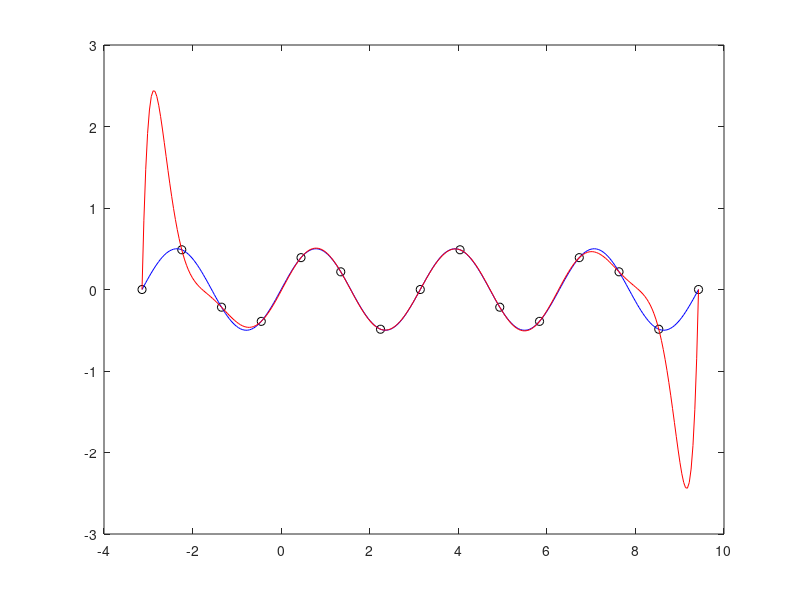
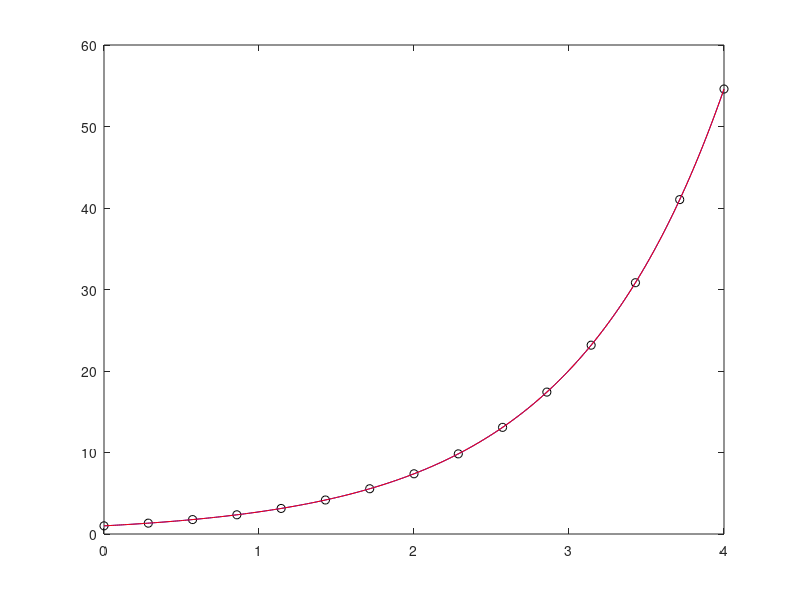
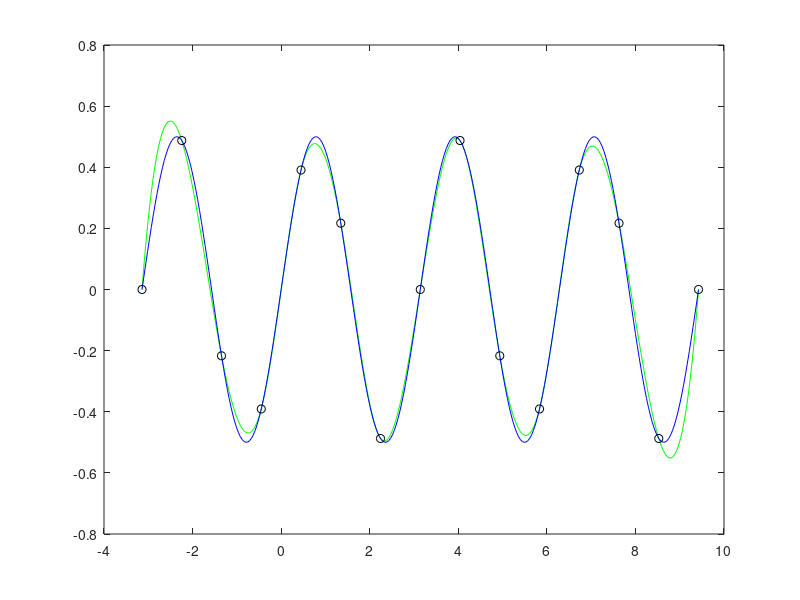
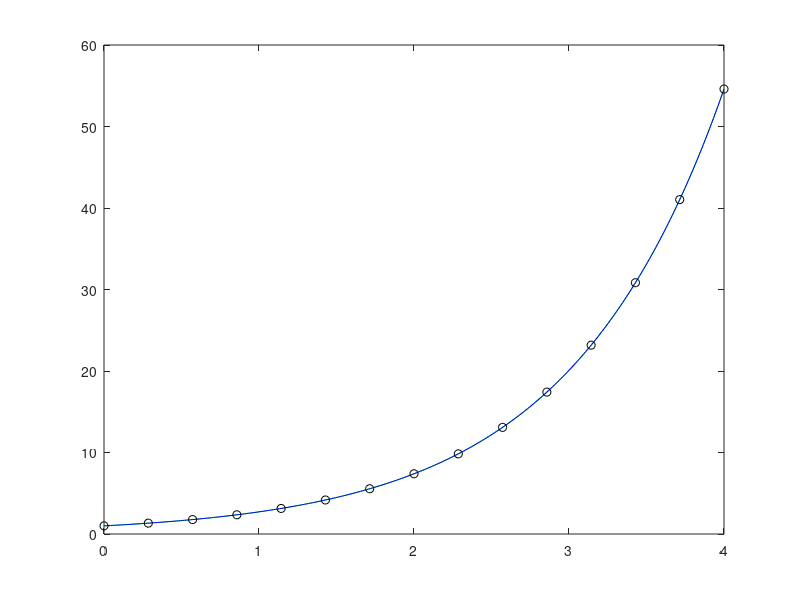

MATLAB code to generate these figures, in order:
% FUNKCJE------------
clear all;
clc;
f1=@(x)(sin(x).*cos(x));
f2=@(x)(exp(x));
%----------------------
N=14;
%% Zadanie 1a funkcja 
przedzial1=linspace(-pi,3*pi,301);
x1_punkty=linspace(-pi,3*pi,15); %węzły
dok1_wart=f1(x1_punkty);
% INTERPOLACJA POJEDYNCZYM WIELOMIANEM
p1=polyfit(x1_punkty,dok1_wart,14);
val1=polyval(p1,przedzial1);
%------------------------------
figure(1)
plot(x1_punkty,dok1_wart,'ok');
hold on;
plot(przedzial1,f1(przedzial1),'b');
plot(przedzial1,val1,'r');

blad=norm(dok1_wart'-val1,Inf)
%% Zadanie 1a funkcja b
przedzial2=linspace(0,4,301);
x2_punkty=linspace(0,4,15);
dok2_wart=f2(x2_punkty);
% INTERPOLACJA POJEDYNCZYM WIELOMIANEM
p2=polyfit(x2_punkty,dok2_wart,14);
val2=polyval(p2,przedzial2);
%------------------------------
figure(2)
plot(x2_punkty,dok2_wart,'ok');
hold on;
plot(przedzial2,f2(przedzial2),'b');
plot(przedzial2,val2,'r');

%% Zadanie 1b funkcja a
figure(3)
funkcja_sklejana1=spline(x1_punkty,dok1_wart,przedzial1);
plot(przedzial1,funkcja_sklejana1,'g');
hold on;
plot(przedzial1,f1(przedzial1),'b');
plot(x1_punkty,dok1_wart,'ok');
%% Zadanie 1b funkcja b
figure(4)
funkcja_sklejana2=spline(x2_punkty,dok2_wart,przedzial2);
plot(przedzial2,funkcja_sklejana2,'g');
hold on;
plot(przedzial2,f2(przedzial2),'b');
plot(x2_punkty,dok2_wart,'ok');

%% Zadanie 1c funkcja a,b
for j=0:14
    xN1(j+1)=0.5*(4*pi)*cos((2*j+1)*pi/30)+0.5*(2*pi);
    xN2(j+1)=0.5*(4)*cos((2*j+1)*pi/30)+0.5*(4);
end
    dok_wart3=f1(xN1);
    dok_wart4=f2(xN2);
    
    p3=polyfit(xN1,dok_wart3,14);
    p4=polyfit(xN2,dok_wart4,14);
    
    val3=polyval(p3,przedzial1);
    val4=polyval(p4,przedzial2);
    
    
    figure(5)
    plot(xN1,dok_wart3,'ok');
    hold on;
    plot(przedzial1,f1(przedzial1),'b');
    plot(przedzial1,val3,'r');
    
    
    figure(6)
    plot(xN2,dok_wart4,'ok');
    hold on;
    plot(przedzial2,f2(przedzial2),'b');
    plot(przedzial2,val4,'r');
    title("funkcja b Czybyszew");
    figure(6);
    semilogy(blad,'go');
    title("blad");
    
    